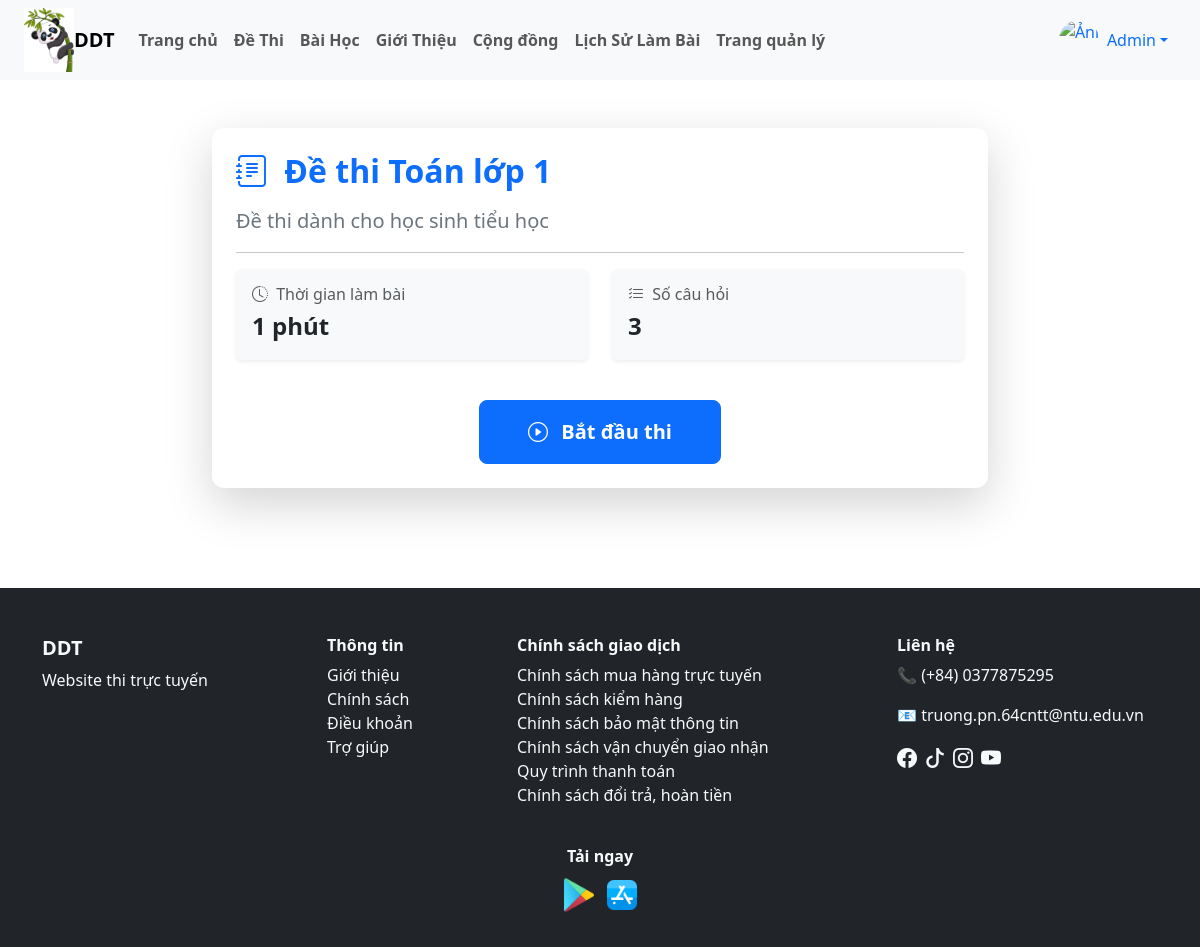
/user/chi_tiet_de_thi.php?id=DT3 (signed in), run on the app's committed database.
### tables this page shows
CREATE TABLE `de_thi` (
  `id` varchar(10) NOT NULL,
  `id_danh_muc` int(11) DEFAULT NULL,
  `ten_de_thi` varchar(255) NOT NULL,
  `mo_ta` text DEFAULT NULL,
  `thoi_gian` int(11) DEFAULT NULL,
  `id_bai_hoc` varchar(10) DEFAULT NULL,
  `thang_diem` int(11) DEFAULT 10,
  `ngay_tao` datetime DEFAULT current_timestamp(),
  `trang_thai` tinyint(1) NOT NULL DEFAULT 0
);

### user/chi_tiet_de_thi.php (the view, shortened to what this page needs)
<?php
include("./header.php");
$id = $_GET['id'];
$sql = "SELECT * FROM de_thi WHERE id = '$id'";
$result = mysqli_query($dbc, $sql);
$dt = mysqli_fetch_assoc($result);
$q_count = mysqli_fetch_assoc(mysqli_query($dbc,
    "SELECT COUNT(*) AS tong FROM cau_hoi WHERE id_de_thi = '$id'"
));
?>
<div class="container my-5" style="max-width: 800px;">
    <div class="card shadow-lg border-0">
        <div class="card-body p-4">
            <h2 class="fw-bold text-primary mb-3">
                <i class="bi bi-journal-text me-2"></i>
                <?= $dt['ten_de_thi'] ?>
            </h2>
            <p class="text-secondary fs-5">
                <?= $dt['mo_ta'] ?>
            </p>
            <hr>
            <div class="row mb-3">
                <div class="col-md-6 mb-3">
                    <div class="p-3 bg-light rounded shadow-sm h-100">
                        <h6 class="text-muted mb-1">
                            <i class="bi bi-clock-history me-1"></i> Thời gian làm bài
                        </h6>
                        <p class="fs-4 fw-bold mb-0"><?= $dt['thoi_gian'] ?> phút</p>
                    </div>
                </div>
                <div class="col-md-6 mb-3">
                    <div class="p-3 bg-light rounded shadow-sm h-100">
                        <h6 class="text-muted mb-1">
                            <i class="bi bi-list-check me-1"></i> Số câu hỏi
                        </h6>
                        <p class="fs-4 fw-bold mb-0"><?= $q_count['tong'] ?></p>
                    </div>
                </div>
            </div>
            <div class="text-center mt-4">
                <a href="thi.php?id=<?= $id ?>" class="btn btn-primary btn-lg px-5 py-3 fw-bold">
                    <i class="bi bi-play-circle me-2"></i> Bắt đầu thi
                </a>
            </div>
        </div>
    </div>
</div>
<?php include("./footer.php"); ?>

### user/CSS/style_user.css (style rules this page uses)
.card { border-radius: 12px; overflow: hidden; }

### data on the page
de_thi: ten_de_thi "Đề thi Toán lớp 1", mo_ta "Đề thi dành cho học sinh tiểu học", thoi_gian "1"

### other printed values
$_SESSION['ho_ten'] "Admin"
$q_count['tong'] "3"
